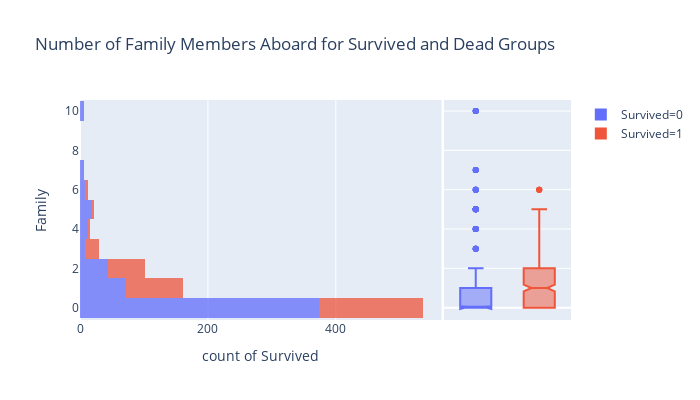

Notebook code cell kept with this figure:
### Code cell
fig = px.histogram(train, x='Survived', y='Family', color='Survived', marginal='box', opacity=0.75, 
                   hover_data=train.columns, orientation='h', title='Number of Family Members Aboard for Survived and Dead Groups')
fig.update_layout(width=700, height=400)
fig.show()

### Figure 1 — Plotly figure (JSON) as saved in the notebook; plotly's stock layout.template omitted (floating-point values rounded to 4 significant figures; data arrays with more than 128 entries replaced by an {"elided": "..."} marker saying what was removed)
{"data": [{"alignmentgroup": "True", "bingroup": "y", "hoverlabel": {"namelength": 0}, "hovertemplate": "Survived=0<br>count of Survived=%{x}<br>Family=%{y}", "legendgroup": "Survived=0", "marker": {"color": "#636efa", "opacity": 0.75}, "name": "Survived=0", "offsetgroup": "Survived=0", "orientation": "h", "showlegend": true, "type": "histogram", "x": {"elided": "549 int values"}, "xaxis": "x", "y": {"elided": "549 int values"}, "yaxis": "y"}, {"alignmentgroup": "True", "customdata": {"elided": "549x7 mixed values"}, "hoverlabel": {"namelength": 0}, "hovertemplate": "Survived=%{customdata[0]}<br>Family=%{customdata[4]}<br>Pclass=%{customdata[1]}<br>Sex=%{customdata[2]}<br>Age=%{customdata[3]}<br>Embarked=%{customdata[5]}<br>Fare=%{customdata[6]}", "legendgroup": "Survived=0", "marker": {"color": "#636efa"}, "name": "Survived=0", "notched": true, "offsetgroup": "Survived=0", "showlegend": false, "type": "box", "xaxis": "x2", "y": {"elided": "549 int values"}, "yaxis": "y2"}, {"alignmentgroup": "True", "bingroup": "y", "hoverlabel": {"namelength": 0}, "hovertemplate": "Survived=1<br>count of Survived=%{x}<br>Family=%{y}", "legendgroup": "Survived=1", "marker": {"color": "#EF553B", "opacity": 0.75}, "name": "Survived=1", "offsetgroup": "Survived=1", "orientation": "h", "showlegend": true, "type": "histogram", "x": {"elided": "342 int values"}, "xaxis": "x", "y": {"elided": "342 int values"}, "yaxis": "y"}, {"alignmentgroup": "True", "customdata": {"elided": "342x7 mixed values"}, "hoverlabel": {"namelength": 0}, "hovertemplate": "Survived=%{customdata[0]}<br>Family=%{customdata[4]}<br>Pclass=%{customdata[1]}<br>Sex=%{customdata[2]}<br>Age=%{customdata[3]}<br>Embarked=%{customdata[5]}<br>Fare=%{customdata[6]}", "legendgroup": "Survived=1", "marker": {"color": "#EF553B"}, "name": "Survived=1", "notched": true, "offsetgroup": "Survived=1", "showlegend": false, "type": "box", "xaxis": "x2", "y": {"elided": "342 int values"}, "yaxis": "y2"}], "layout": {"barmode": "relative", "height": 400, "legend": {"tracegroupgap": 0}, "title": {"text": "Number of Family Members Aboard for Survived and Dead Groups"}, "width": 700, "xaxis": {"anchor": "y", "categoryarray": [0, 1], "categoryorder": "array", "domain": [0, 0.7363], "title": {"text": "count of Survived"}}, "xaxis2": {"anchor": "y2", "categoryarray": [0, 1], "categoryorder": "array", "domain": [0.7413, 1], "matches": "x2", "showgrid": false, "showline": false, "showticklabels": false, "ticks": ""}, "yaxis": {"anchor": "x", "domain": [0, 1], "title": {"text": "Family"}}, "yaxis2": {"anchor": "x2", "domain": [0, 1], "matches": "y", "showgrid": true, "showticklabels": false}}}
